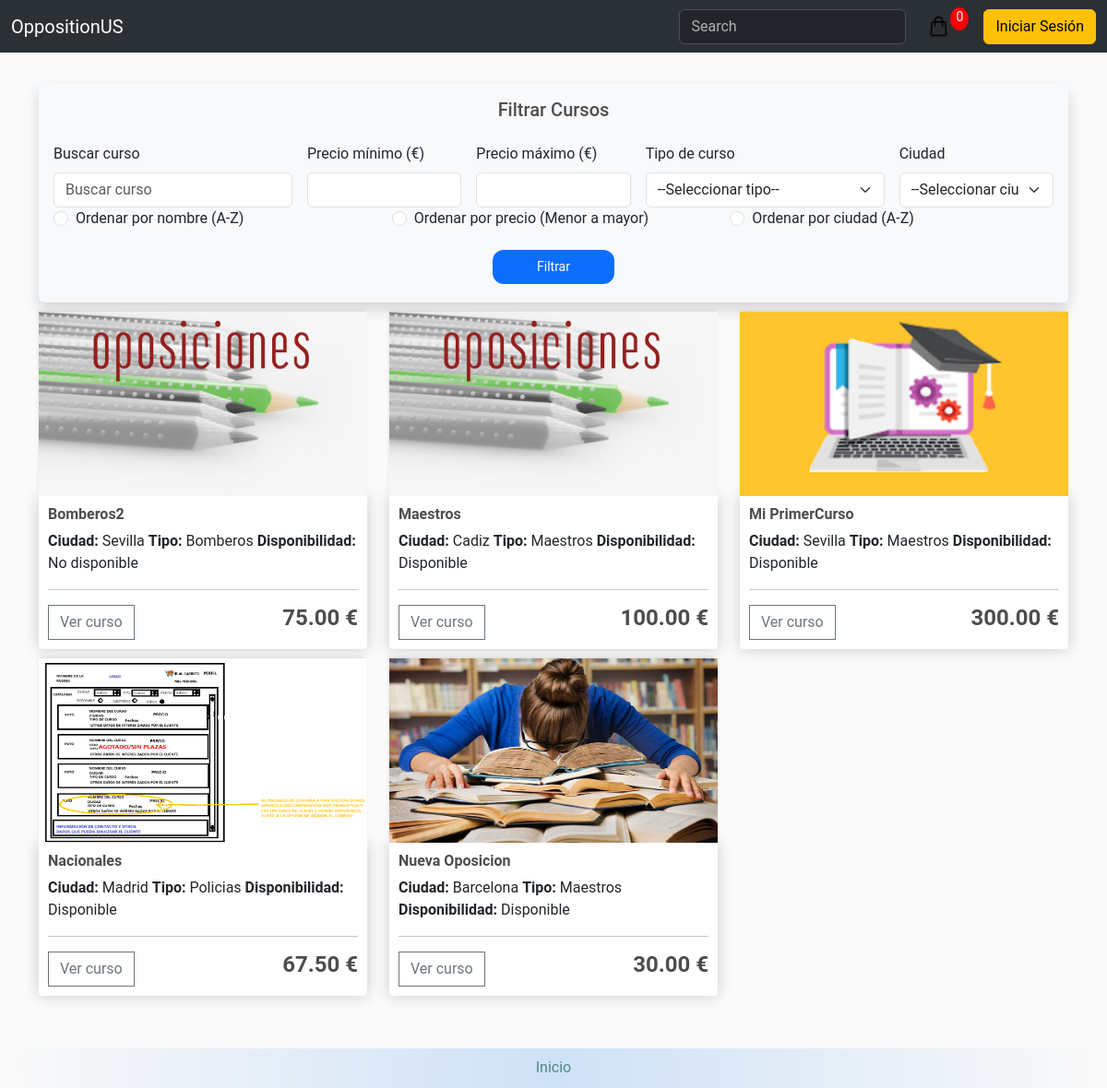
The page /store/ on the database as committed earlier.
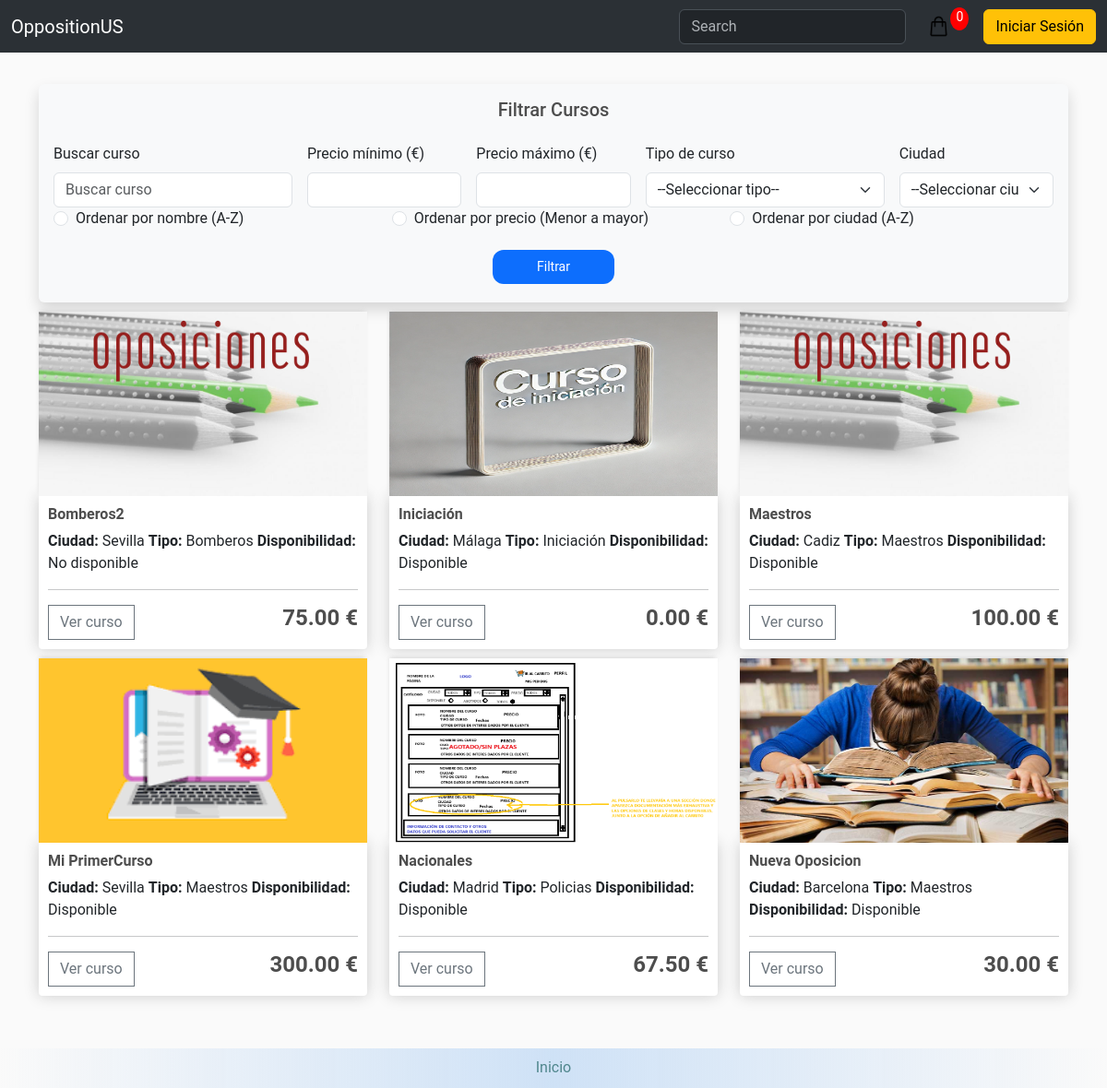
The same page on the database as committed later.
### store/models.py (models this page shows, shortened)
class Course(models.Model):
    name = models.CharField(max_length=200, null=False, blank=False)
    image = models.ImageField(upload_to='courses')
    price = models.DecimalField(max_digits=7, decimal_places=2, null=False, blank=False, validators=[MinValueValidator(0)])
    details = models.CharField(max_length=200, null=True, blank=True)
    city = models.CharField(max_length=200, null=False, blank=False)
    course_type = models.ForeignKey(CourseType, null=True, on_delete=models.SET_NULL)
    capacity = models.DecimalField(max_digits=7, decimal_places=2, null=False, blank=False, validators=[MinValueValidator(0)])
    is_available = models.BooleanField(default=True)
    start_date = models.DateField(null=False, blank=False)
    end_date = models.DateField(null=False, blank=False)
    class Meta:
        verbose_name = 'Course'
        verbose_name_plural = 'Courses'
        ordering = ['name']

class CourseType(models.Model):
    name = models.CharField(max_length=50, unique=True, null=False, blank=False)
    def __str__(self):
        return self.name
    class Meta:
        verbose_name = 'Course type'
        verbose_name_plural = 'Course types'
        ordering = ['name']

### store/views.py (the view)
# urls.py: path('', include('store.urls'))
def store(request):
    query = request.GET.get('q', '')
    course_types = CourseType.objects.all()  # Para los filtros de tipo de curso
    price_min = request.GET.get('price_min', '')
    price_max = request.GET.get('price_max', '')
    course_type_id = request.GET.get('course_type', '')
    city = request.GET.get('city', '')
    sort_order = request.GET.get('sort_order', None)
    filters = {}
    filters_applied = ""
    if price_min:
        filters['price__gte'] = price_min
        filters_applied += f"Precio mínimo: {price_min}. "
    if price_max:
        filters['price__lte'] = price_max
        filters_applied += f"Precio máximo: {price_max}. "
    if course_type_id:
        course_type = course_types.get(id=course_type_id)
        filters['course_type__id'] = course_type_id
        filters_applied += f"Tipo de curso: {course_type.name}. "
    if city:
        filters['city__icontains'] = city
        filters_applied += f"Ciudad: {city}. "
    cart = cartData(request)
    if request.user.is_authenticated:
        customer = request.user.customer
        order, created = Order.objects.get_or_create(customer=customer, status=Status.objects.get(name='No realizado'))
        items = order.orderitem_set.all()
        cartItems = order.get_cart_items
    else:
        customer = None
        items = []
        order = {'get_cart_total': 0, 'get_cart_items': 0}
        cartItems = order['get_cart_items']
    courses = Course.objects.filter(name__icontains=query, **filters)
    if sort_order == 'name':
        courses = courses.order_by('name')
    elif sort_order == 'price':
        courses = courses.order_by('price')
    elif sort_order == 'city':
        courses = courses.order_by('city')
    city_list = set(
        city.strip().lower() for city in Course.objects.values_list('city', flat=True).distinct()
    )
    context = {
        'courses': courses,
        'customer': customer,
        'query': query,
        'course_types': course_types,
        'city_list': city_list,
        'course_type_id': course_type_id,
        'city': city,
        'price_min': price_min,
        'price_max': price_max,
        'filters_applied': filters_applied,
        'cartItems': cart['cartItems'],
        'sort_order': sort_order,  # Pasa el valor de la opción seleccionada
    }
    return render(request, 'store/store.html', context)

### store/utils.py (called while the page is built, shortened)
def cookieCart(request):
    try:
        cart = json.loads(request.COOKIES['cart'])
    except:
        cart = {}
    items = []
    order = {'get_cart_total': 0, 'get_cart_items': 0}
    cartItems = order['get_cart_items']
    return {'cartItems': cartItems, 'order': order, 'items': items}

def cartData(request):
    if request.user.is_authenticated:
        customer = request.user.customer
        order, created = Order.objects.get_or_create(customer = customer, status=Status.objects.get(name='No realizado'))
        cartItems = order.get_cart_items
        items = order.orderitem_set.all()
    else:
        cookieData = cookieCart(request)
        cartItems = cookieData['cartItems']
        order = cookieData['order']
        items = cookieData['items']
    return {'cartItems': cartItems, 'order': order, 'items': items}

### store/templates/store/store.html (shortened to what the changed rows need)
{% extends 'store/main.html' %}
{% load static %}
{% block content %}
<div class="row">
    {% for course in courses %}
        <div class="col-lg-4">
            <a href="{% url 'details' course.id %}">
                {% if course.image %}
                    <img class="thumbnail" src="{{ course.image.url }}">
                {% else %}
                    <img class="thumbnail" src="/products/placeholder.png">
                {% endif %}
            </a>
            <div class="box-element product">
                <h6><strong>{{ course.name }}</strong></h6>
                <h8><strong>Ciudad:</strong> {{ course.city }}</h8>
                <h8><strong>Tipo:</strong> {{ course.course_type }}</h8>
                <h8><strong>Disponibilidad:</strong> {{ course.is_available|yesno:"Disponible,No disponible" }}</h8>
                <hr>
                <a href="{% url 'details' course.id %}">
                    <button class="btn btn-outline-secondary add-btn">Ver curso</button>
                </a>
                <h4 style="display: inline-block; float: right;"><strong>
                    {{ course.price|floatformat:2 }} €
                </strong></h4>
            </div>
        </div>
    {% endfor %}
</div>
{% endblock content %}

Rows that differ between the two databases and show on the page:
added Course: image (picture), name "Iniciación", city "Málaga", course_type "Iniciación", is_available "Disponible", price "0.00"
